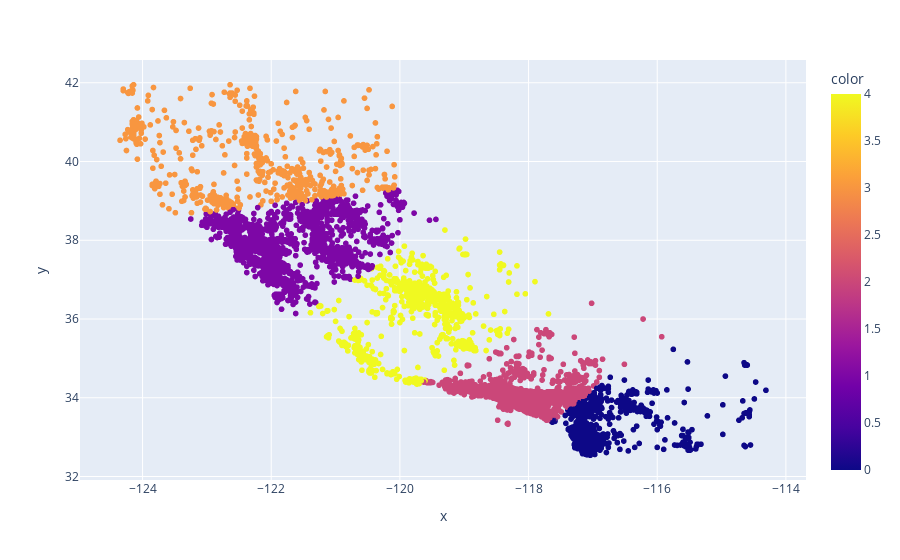

The notebook cell this image was saved under:
### Code cell
px.scatter(x = train_df['longitude'], y = train_df['latitude'], color = kmeans.labels_)

### Figure 1 — Plotly figure (JSON) as saved in the notebook; plotly's stock layout.template omitted (floating-point values rounded to 4 significant figures; data arrays with more than 128 entries replaced by an {"elided": "..."} marker saying what was removed)
{"data": [{"hovertemplate": "x=%{x}<br>y=%{y}<br>color=%{marker.color}<extra></extra>", "legendgroup": "", "marker": {"color": {"elided": "17000 int values"}, "coloraxis": "coloraxis", "symbol": "circle"}, "mode": "markers", "name": "", "showlegend": false, "type": "scattergl", "x": {"elided": "17000 float values"}, "xaxis": "x", "y": {"elided": "17000 float values"}, "yaxis": "y"}], "layout": {"autosize": true, "coloraxis": {"colorbar": {"title": {"text": "color"}}, "colorscale": [[0, "#0d0887"], [0.1111, "#46039f"], [0.2222, "#7201a8"], [0.3333, "#9c179e"], [0.4444, "#bd3786"], [0.5556, "#d8576b"], [0.6667, "#ed7953"], [0.7778, "#fb9f3a"], [0.8889, "#fdca26"], [1, "#f0f921"]]}, "legend": {"tracegroupgap": 0}, "margin": {"t": 60}, "xaxis": {"anchor": "y", "autorange": true, "domain": [0, 1], "range": [-125.0, -113.7], "title": {"text": "x"}, "type": "linear"}, "yaxis": {"anchor": "x", "autorange": true, "domain": [0, 1], "range": [31.81, 42.68], "title": {"text": "y"}, "type": "linear"}}}
